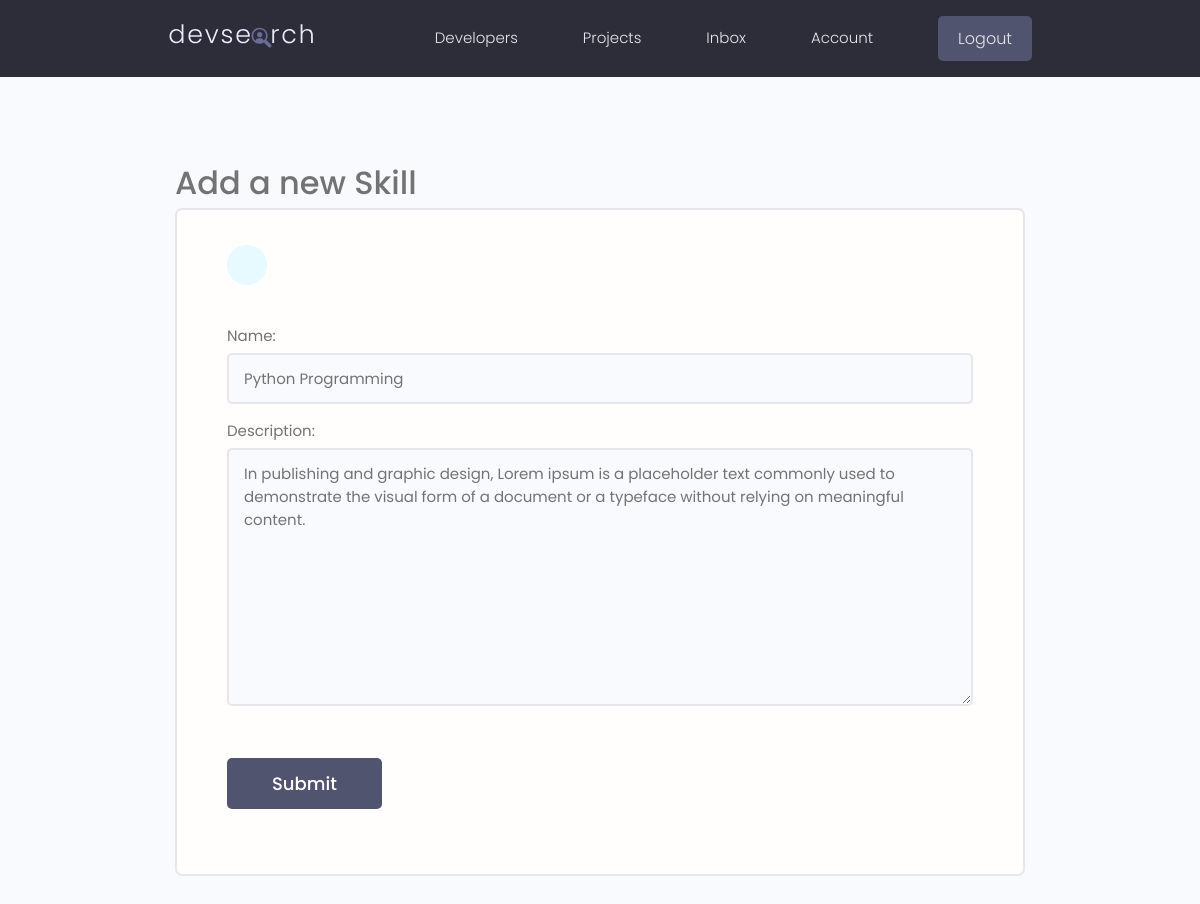
The app's page /account/edit-skills/bdadaf3c-bde4-43c0-9812-e2fdd8457fce/ (signed in) with its own data.
### users/models.py (models this page shows, shortened)
class Skill(models.Model):
    id = models.UUIDField(
        default=uuid.uuid4, unique=True,
        primary_key=True, editable=False
    )
    owner = models.ForeignKey(
        Profile, on_delete=models.CASCADE, blank=True, null=True)
    name = models.CharField(max_length=100, blank=True, null=True)
    description = models.TextField(blank=True, null=True)
    created = models.DateTimeField(auto_now_add=True)

### users/views.py (the view, shortened to what this page needs)
# urls.py: path('account/edit-skills/<str:pk>/', views.updateSkill, name='update-skill'),
@login_required(login_url='login')
def updateSkill(request, pk):
    skill = Skill.objects.get(pk=pk)
    form = SkillForm(instance=skill)
    template_name = 'users/skill-form.html'
    context = {'form': form}
    return render (request,template_name, context)

### users/forms.py
class SkillForm(ModelForm):
    class Meta:
        model = Skill
        fields = ['name', 'description']
    def __init__(self, *args, **kwargs):
        super().__init__(*args, **kwargs)
        for name, field in self.fields.items():
            field.widget.attrs.update(
                {'class': 'input'}
            )

### users/templates/users/skill-form.html (shortened to what this page needs)
{% extends 'main.html' %}
{% block content %}
<main class="formPage my-xl">
    <div class="content-box">
        <h3>Add a new Skill</h3>
        <div class="formWrapper">
            <a class="backButton" href="{% url 'account' %}"></a>
            <br>
            <form class="form" method="POST" action="">
                {% for field in form %}
                <div class="form__field">
                    <label for="formInput#text">{{field.label}}: </label>
                    {{field}}
                </div>
                {% endfor %}
                <input class="btn btn--sub btn--lg  my-md" type="submit" value="Submit" />
            </form>
        </div>
    </div>
</main>
{% endblock content %}

### static/styles/app.css (style rules this page uses)
:root { --color-sub: #2d2d39; }
.btn--sub { background-color: var(--color-sub-light); }
.content-box { width: 95%; max-width: 85rem; margin: 0 auto; }
.backButton { background: var(--color-main-light); color: var(--color-main); width: 4rem; height: 4rem; display: flex; align-items: center; justify-content: center; border-radius: 50%; }
.formPage .formWrapper { list-style: none; background: var(--color-white); padding: 3.5rem 5rem; border: 2px solid var(--color-light); border-radius: 0.7rem; }

### static/uikit/styles/modules/_variables.css (style rules this page uses)
:root { --color-main: #5aa5b9; --color-main-light: #e6faff; --color-sub: #3f4156; --color-sub-light: #51546e; --color-sub-lighter: #ededfd; --color-text: #737373; --color-gray: #8b8b8b; --color-light: #e5e7eb; --color-light-gray: #767676; --color-bg: #f8fafd; --color-white: #fffefd; --color-white-light: #f3f3f3; --color-success: #359e64; --color-success-bg: #def8e8; --color-error: #fc4b0b; --color-error-bg: #fff2ee; --font-base: 'Poppins', arial, helvetica, 'Segoe UI', roboto, ubuntu, sans-serif; --font-monospace: 'Fira Code', 'Courier New', courier, monospace; --font-regular: 300; --font-medium: 500; --font-bold: 700; --generic-shadow: 1px 1px 5px #00000010; --generic-transition: all 0.3s ease-in-out; }

### static/uikit/styles/modules/_base.css (style rules this page uses)
* { margin: 0; padding: 0; box-sizing: border-box; text-rendering: optimizeLegibility; color: inherit; font-size: inherit; }
html { font-size: 50%; }
@media only screen and (min-width: 480px) { html { font-size: 56.25%; } }
@media only screen and (min-width: 1200px) { html { font-size: 62.5%; } }
body { line-height: 1.6; font-weight: 400; font-size: 1.5rem; color: var(--color-text); background-color: var(--color-bg); min-height: 100vh; }

### static/uikit/styles/modules/_typography.css (style rules this page uses)
* { font-family: var(--font-base); }
h3 { font-size: 3.2rem; font-weight: var(--font-medium); }
a { padding-bottom: 2px; text-decoration: none; display: inline-block; color: var(--color-main); font-weight: var(--font-medium); }

### static/uikit/styles/modules/_utilities.css (style rules this page uses)
.my-md { margin: 3rem auto; }
.my-xl { margin: 8rem auto; }

### static/uikit/styles/modules/_button.css (style rules this page uses)
.btn { display: inline-block; position: relative; cursor: pointer; background-color: var(--color-light); font-weight: var(--font-medium); color: var(--color-sub); text-decoration: none; padding: 1rem 2rem; border-radius: 0.5rem; border: none; width: -webkit-fit-content; width: -moz-fit-content; width: fit-content; height: -webkit-fit-content; height: -moz-fit-content; height: fit-content; font-size: 1.6rem; outline-width: 0; outline-color: transparent; -webkit-backface-visibility: hidden; backface-visibility: hidden; transition: all 0.3s ease-in-out; }
.btn--sub { background-color: var(--color-sub); color: var(--color-white); }
.btn--lg { font-size: 1.8rem; padding: 1.2rem 4.5rem; }

### static/uikit/styles/modules/_form.css (style rules this page uses)
.form { display: block; }
.form__field { margin-top: 1.5rem; margin-bottom: 1.5rem; }
.form__label, .form__field > label { display: block; margin-bottom: 0.5rem; color: var(--color-text); }
input.input[type='text'], input.input[type='email'], input.input[type='password'], input.input[type='number'], select.input, textarea.input { min-width: 24rem; width: 100%; padding: 1.2rem 1.5rem; border-radius: 0.5rem; border: 2px solid var(--color-light); transition: all 0.3s ease-in-out; background-color: var(--color-bg); }

### records on screen
Skill: form "Python Programming" "In publishing and graphic design, Lorem ipsum is a placeholder text commonly used to demonstrate the visual form of a document or a typeface without relying on meaningful content."

### other values on screen
{{ field.label }} "Name" "Description"
